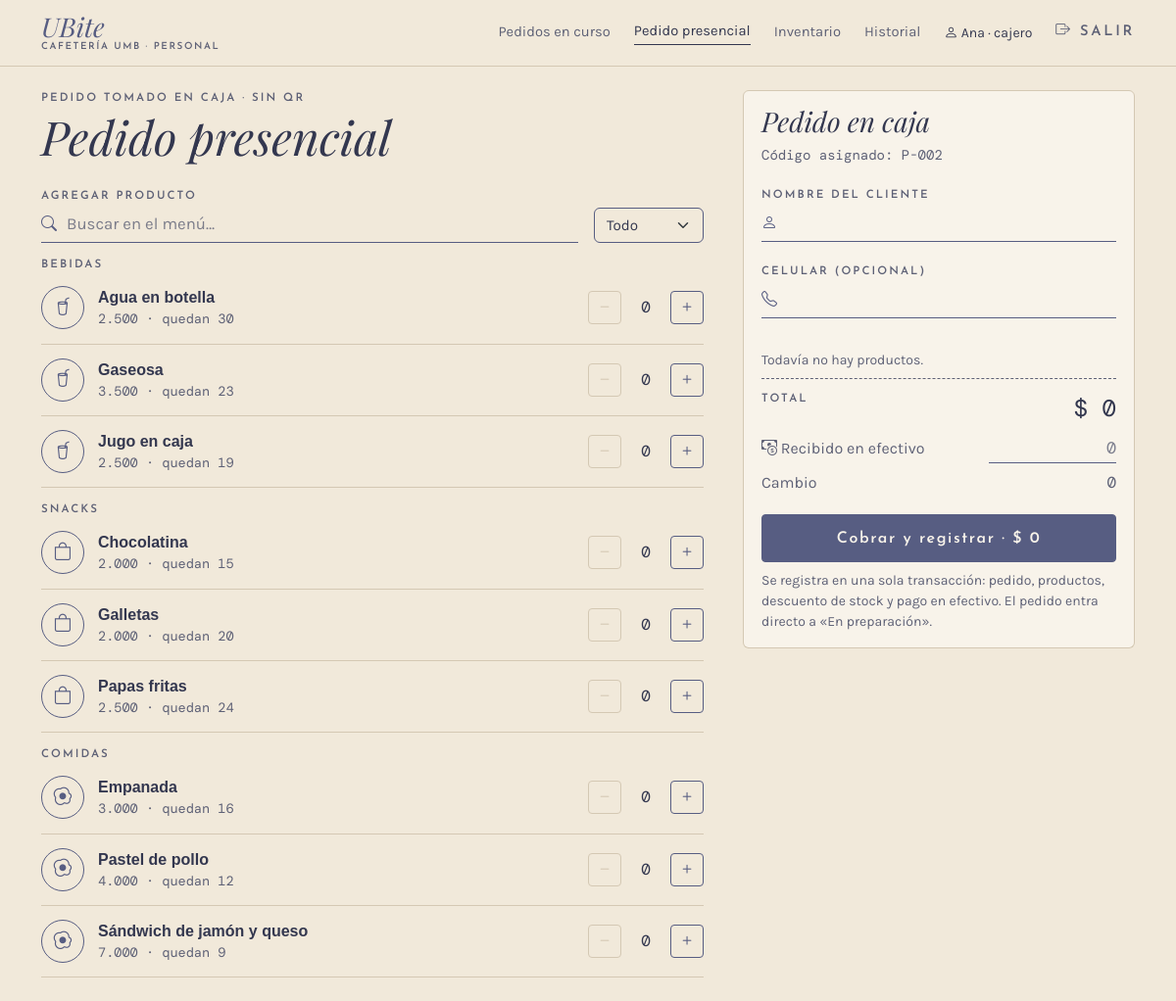
Before: /caja/presencial (signed in) with the older database file.
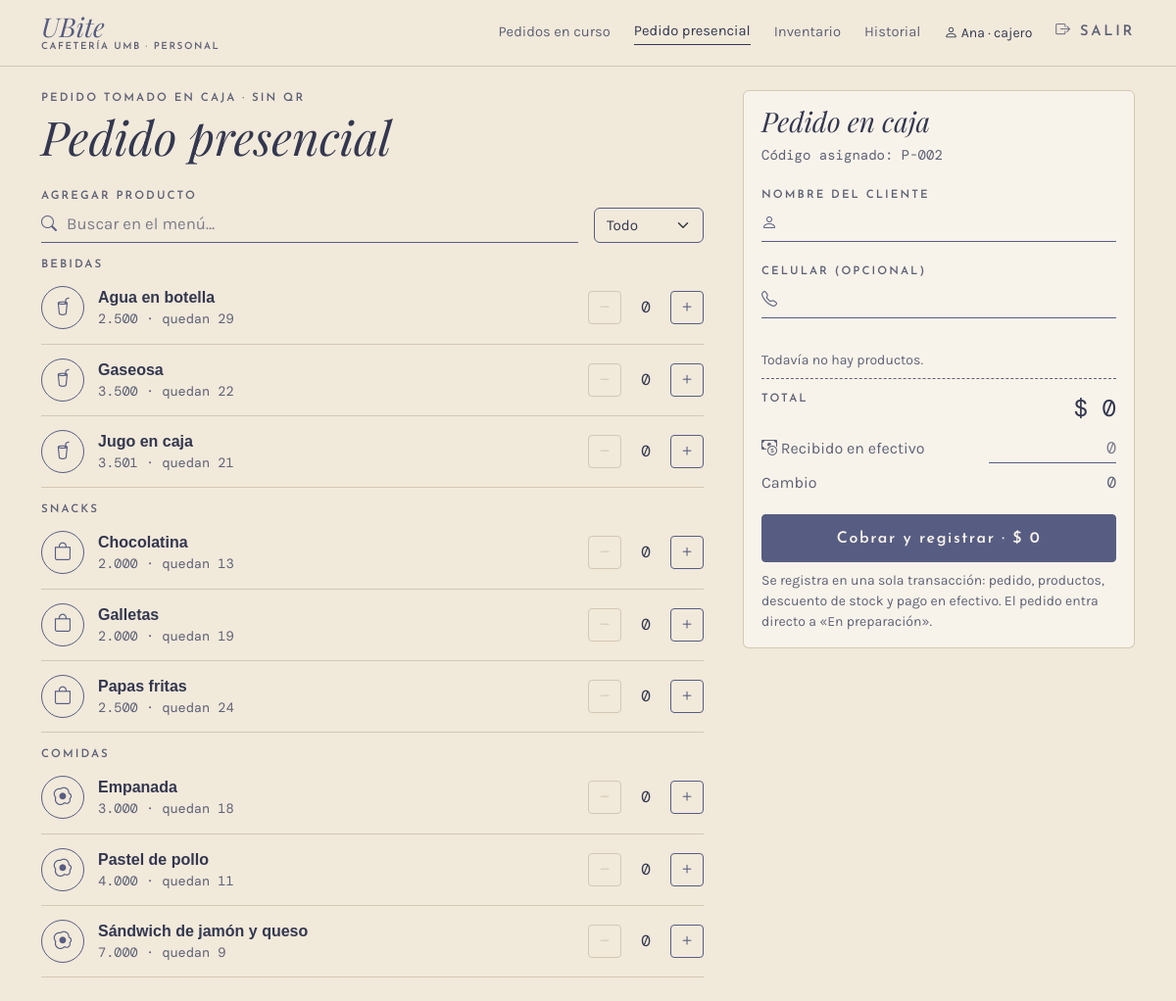
After: the same page with the newer database file.
### app/models.py (models this page shows, shortened)
class Producto(db.Model):
    __tablename__ = "producto"
    __table_args__ = (
        db.CheckConstraint("precio > 0", name="ck_producto_precio"),
        db.CheckConstraint("stock_actual >= 0", name="ck_producto_stock"),
        db.CheckConstraint("stock_minimo >= 0", name="ck_producto_minimo"),
    )
    id_producto = db.Column(db.Integer, primary_key=True, autoincrement=True)
    nombre = db.Column(db.Text, nullable=False)
    descripcion = db.Column(db.Text)
    precio = db.Column(db.Float, nullable=False)
    stock_actual = db.Column(db.Integer, nullable=False, default=0)
    stock_minimo = db.Column(db.Integer, nullable=False, default=0)
    activo = db.Column(db.Boolean, nullable=False, default=True)
    id_categoria = db.Column(db.Integer, db.ForeignKey("categoria.id_categoria"), nullable=False)
    categoria = db.relationship("Categoria", back_populates="productos")

class Categoria(db.Model):
    __tablename__ = "categoria"
    id_categoria = db.Column(db.Integer, primary_key=True, autoincrement=True)
    nombre = db.Column(db.Text, nullable=False, unique=True)
    productos = db.relationship("Producto", back_populates="categoria", lazy=True)

### app/routes/caja.py (the view, shortened to what this page needs)
@bp.route("/presencial", methods=["GET", "POST"])
@rol_requerido(*PERSONAL)
def presencial():
    menu = servicios.menu_por_categoria()
    codigo = servicios.siguiente_codigo("presencial")
    if request.method == "GET":
        return render_template("caja/presencial.html", menu=menu, form={}, codigo=codigo)

### app/__init__.py (called while the page is built)
def pesos(valor):
    return f"{valor:,.0f}".replace(",", ".")

@login_manager.user_loader
def cargar_usuario(id_usuario):
    from .models import Usuario
    return db.session.get(Usuario, int(id_usuario))

### app/database.py (called while the page is built)
@event.listens_for(Engine, "begin")
def _iniciar(conexion):
    conexion.exec_driver_sql("BEGIN IMMEDIATE" if _escritura.get() else "BEGIN")

### app/models.py (called while the page is built)
    @property
    def is_active(self):
        return bool(self.activo)

### app/routes/__init__.py (called while the page is built)
def rol_requerido(*roles):
    def decorador(vista):
        @wraps(vista)
        @login_required
        def envoltura(*args, **kwargs):
            if current_user.rol not in roles:
                abort(403)
            return vista(*args, **kwargs)
        return envoltura
    return decorador

def datos_menu():
    if not current_user.is_authenticated:
        return {}
    from flask import request
    admin = current_user.rol == "administrador"
    seccion = request.endpoint
    if seccion in ("inventario.entrada", "inventario.producto"):
        seccion = "inventario.lista"
    return {"es_admin": admin, "seccion": seccion,
            "menu_personal": MENU_ADMIN if admin else MENU_CAJERO,
            "menu_inferior": INFERIOR_ADMIN if admin else INFERIOR_CAJERO}

### app/templates/caja/presencial.html (shortened to what this page needs)
{% extends "caja/_base.html" %}
{% set titulo_barra = "Pedido presencial" %}
{% set iconos = {"Bebidas": "bi-cup-straw", "Snacks": "bi-bag", "Comidas": "bi-egg-fried"} %}
{% block panel %}
<form method="post" class="presencial" id="presencial">
  <div class="zona-titulo">
    <p class="etiqueta mb-1">Pedido tomado en caja · sin QR</p>
    <h1 class="titulo display-5 mb-0 d-none d-lg-block">Pedido presencial</h1>
  </div>
  <div class="zona-datos tarjeta">
    <h2 class="titulo fs-3 d-none d-lg-block">Pedido en caja</h2>
    <p class="mono small suave">Código asignado: {{ codigo }}</p>
    <label class="etiqueta" for="nombre">Nombre del cliente</label>
    <div class="campo-icono mb-3"><i class="bi bi-person"></i>
      <input class="form-control linea-campo" id="nombre" name="nombre" maxlength="60" value="{{ form.get('nombre', '') }}" required>
    </div>
    <label class="etiqueta" for="telefono">Celular (opcional)</label>
    <div class="campo-icono"><i class="bi bi-telephone"></i>
      <input class="form-control linea-campo" id="telefono" name="telefono" inputmode="numeric" maxlength="13" value="{{ form.get('telefono', '') }}">
    </div>
  </div>
  <div class="zona-productos">
    <label class="etiqueta" for="buscar">Agregar producto</label>
    <div class="d-flex gap-3 align-items-end mb-2">
      <div class="campo-icono flex-fill"><i class="bi bi-search"></i>
        <input class="form-control linea-campo" id="buscar" placeholder="Buscar en el menú…" autocomplete="off">
      </div>
      <select class="form-select selector-categoria" id="categoria" aria-label="Categoría">
        <option value="">Todo</option>
      </select>
    </div>
    {% for categoria, productos in menu.items() %}
    <section class="categoria" data-categoria="{{ categoria }}">
      <h2 class="etiqueta mt-3 mb-0">{{ categoria }}</h2>
      {% for p in productos %}
      <div class="fila-menu {% if p.stock_actual == 0 %}agotado{% endif %}" data-nombre="{{ p.nombre|lower }}">
        <span class="icono d-none d-sm-flex"><i class="bi {{ iconos.get(categoria, 'bi-basket') }}"></i></span>
        <div class="info">
          <div class="fw-bold">{{ p.nombre }}</div>
          <div class="detalle mono">{{ p.precio|pesos }} · {% if p.stock_actual %}quedan {{ p.stock_actual }}{% else %}agotado{% endif %}</div>
        </div>
        <div class="contador stepper" data-precio="{{ p.precio }}" data-nombre="{{ p.nombre }}">
          <button type="button" class="btn-mas menos" aria-label="Quitar {{ p.nombre }}"><i class="bi bi-dash"></i></button>
          <input class="cant-input mono" type="number" name="cant_{{ p.id_producto }}" min="0" max="{{ p.stock_actual }}"
                 value="{{ form.get('cant_' ~ p.id_producto, 0) }}" aria-label="Cantidad de {{ p.nombre }}">
          <button type="button" class="btn-mas mas" aria-label="Agregar {{ p.nombre }}"><i class="bi bi-plus"></i></button>
        </div>
      </div>
      {% endfor %}
    </section>
    {% endfor %}
  </div>
  <div class="zona-resumen tarjeta lineas-total">
    <div id="lineas"><p class="small suave mb-0">Todavía no hay productos.</p></div>
    <div class="fila total"><span class="etiqueta">Total</span><span class="mono fs-4">$ <span id="total">0</span></span></div>
    <div class="fila align-items-center">
      <label class="suave" for="recibido"><i class="bi bi-cash-coin"></i> Recibido en efectivo</label>
      <input class="form-control linea-campo mono text-end recibido" id="recibido" inputmode="numeric" placeholder="0">
    </div>
    <div class="fila suave"><span>Cambio</span><span class="mono" id="cambio">0</span></div>
    <button class="btn btn-ubite w-100 mt-3" type="submit" id="cobrar">Cobrar y registrar · $ <span id="total-boton">0</span></button>
    <p class="small suave mt-2 mb-0">Se registra en una sola transacción: pedido, productos, descuento de stock y pago en efectivo. El pedido entra directo a «En preparación».</p>
  </div>
</form>
{% endblock %}

Changed rows visible on the page:
changed Producto "Agua en botella": stock_actual "30" → "29"
changed Producto "Gaseosa": stock_actual "23" → "22"
changed Producto "Jugo en caja": precio|pesos "2.500" → "3.501"; stock_actual "19" → "21"
changed Producto "Chocolatina": stock_actual "15" → "13"
changed Producto "Galletas": stock_actual "20" → "19"
changed Producto "Empanada": stock_actual "16" → "18"
changed Producto "Pastel de pollo": stock_actual "12" → "11"
